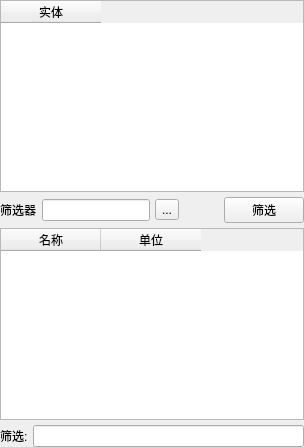
         <widget class="QWidget" name="page_11">
          <layout class="QVBoxLayout" name="verticalLayout_26">
           <property name="spacing">
            <number>5</number>
           </property>
           <property name="leftMargin">
            <number>0</number>
           </property>
           <property name="topMargin">
            <number>0</number>
           </property>
           <property name="rightMargin">
            <number>0</number>
           </property>
           <property name="bottomMargin">
            <number>0</number>
           </property>
           <item>
            <layout class="QVBoxLayout" name="verticalLayout_6">
             <item>
              <widget class="QTableWidget" name="tableWidget_Entity">
               <column>
                <property name="text">
                 <string>实体</string>
                </property>
                <property name="textAlignment">
                 <set>AlignCenter</set>
                </property>
               </column>
              </widget>
             </item>
             <item>
              <layout class="QHBoxLayout" name="horizontalLayout_3">
               <item>
                <widget class="QLabel" name="label">
                 <property name="text">
                  <string>筛选器</string>
                 </property>
                </widget>
               </item>
               <item>
                <widget class="QLineEdit" name="lineEdit"/>
               </item>
               <item>
                <widget class="QToolButton" name="toolButton">
                 <property name="text">
                  <string>...</string>
                 </property>
                </widget>
               </item>
               <item>
                <spacer name="horizontalSpacer_3">
                 <property name="orientation">
                  <enum>Qt::Horizontal</enum>
                 </property>
                 <property name="sizeHint" stdset="0">
                  <size>
                   <width>40</width>
                   <height>20</height>
                  </size>
                 </property>
                </spacer>
               </item>
               <item>
                <widget class="QPushButton" name="pushButton_4">
                 <property name="text">
                  <string>筛选</string>
                 </property>
                </widget>
               </item>
              </layout>
             </item>
             <item>
              <widget class="QTableWidget" name="tableWidget_nameUnits">
               <property name="selectionBehavior">
                <enum>QAbstractItemView::SelectRows</enum>
               </property>
               <column>
                <property name="text">
                 <string>名称</string>
                </property>
               </column>
               <column>
                <property name="text">
                 <string>单位</string>
                </property>
               </column>
              </widget>
             </item>
             <item>
              <layout class="QHBoxLayout" name="horizontalLayout_4">
               <item>
                <widget class="QLabel" name="label_2">
                 <property name="text">
                  <string>筛选:</string>
                 </property>
                </widget>
               </item>
               <item>
                <widget class="QLineEdit" name="lineEdit_2"/>
               </item>
              </layout>
             </item>
            </layout>
           </item>
          </layout>
         </widget>
